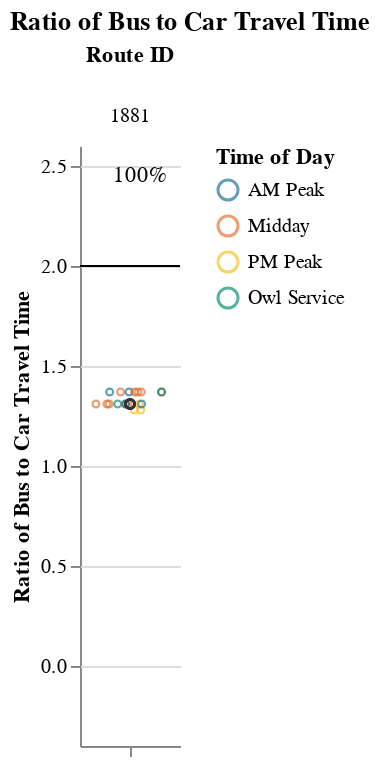
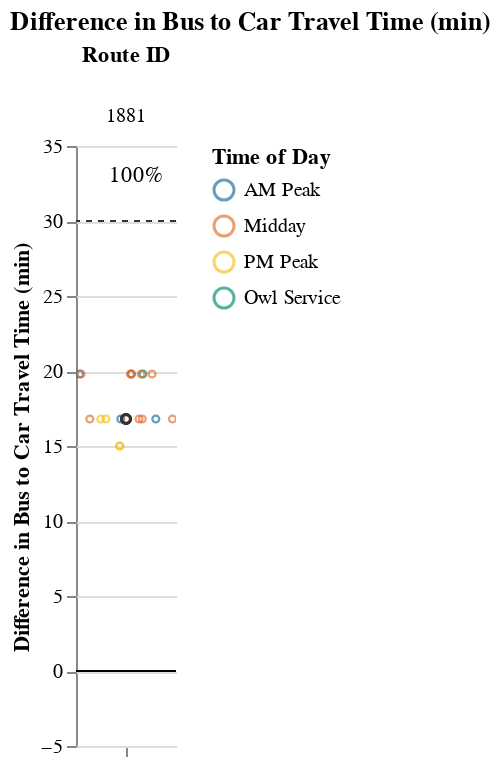

The notebook cell these images were saved under, in order:
### Markdown cell above
### Medium Routes (1-1.5 hrs)

### Code cell
route_group = "medium"
try:
    display_charts_for_route_group(df, route_group)
except:
    print("No routes meet this criteria.")

### Figure 1 — Vega-Lite specification as saved in the notebook (floating-point values rounded to 4 significant figures)
{"config": {"view": {"continuousWidth": 400, "continuousHeight": 300, "stroke": null}, "facet": {"spacing": 0}}, "data": {"name": "data-cc1e986a2fa55347c749879d06a5e259"}, "facet": {"column": {"field": "route_id", "sort": ["1881"], "title": "Route ID", "type": "nominal"}}, "spec": {"layer": [{"mark": "rule", "encoding": {"color": {"value": "black"}, "y": {"field": "cutoff", "type": "quantitative"}}, "selection": {"selector001": {"type": "interval", "bind": "scales", "encodings": ["x", "y"]}}}, {"mark": {"type": "point", "opacity": 0.65, "size": 12, "strokeWidth": 1.1}, "encoding": {"color": {"field": "time_of_day", "scale": {"range": ["#136C97", "#E16B26", "#F6BF16", "#00896B", "#7790A3", "#5B559C"]}, "sort": ["AM Peak", "Midday", "PM Peak", "Owl Service"], "title": "Time of Day", "type": "nominal"}, "tooltip": [{"field": "route_id", "type": "nominal"}, {"field": "trip_id", "type": "nominal"}, {"field": "service_hours", "type": "quantitative"}, {"field": "car_duration_hours", "type": "quantitative"}, {"field": "bus_multiplier", "type": "quantitative"}, {"field": "bus_difference", "type": "quantitative"}, {"field": "num_trips", "type": "quantitative"}, {"field": "num_competitive", "type": "quantitative"}, {"field": "pct_trips_competitive", "type": "quantitative"}, {"field": "p25", "type": "quantitative"}, {"field": "p50", "type": "quantitative"}, {"field": "p75", "type": "quantitative"}], "x": {"axis": {"grid": false, "labels": false, "ticks": true, "values": [0]}, "field": "jitter", "scale": {}, "title": null, "type": "quantitative"}, "y": {"field": "bus_multiplier", "scale": {"domain": [-0.25, 2.5]}, "title": "Ratio of Bus to Car Travel Time", "type": "quantitative"}}, "transform": [{"calculate": "sqrt(-2*log(random()))*cos(2*PI*random())", "as": "jitter"}], "width": 50}, {"layer": [{"mark": {"type": "point", "opacity": 0.6, "size": 20, "strokeWidth": 1.3}, "encoding": {"color": {"value": "#323434"}, "y": {"field": "bus_multiplier", "type": "quantitative"}}, "transform": [{"filter": "(datum.p50_trip === 1)"}]}, {"mark": {"type": "text", "align": "center", "baseline": "middle"}, "encoding": {"color": {"value": "black"}, "text": {"field": "pct_trips_competitive", "format": ".0%", "type": "quantitative"}, "tooltip": [{"field": "route_id", "type": "nominal"}, {"field": "trip_id", "type": "nominal"}, {"field": "service_hours", "type": "quantitative"}, {"field": "car_duration_hours", "type": "quantitative"}, {"field": "bus_multiplier", "type": "quantitative"}, {"field": "bus_difference", "type": "quantitative"}, {"field": "num_trips", "type": "quantitative"}, {"field": "num_competitive", "type": "quantitative"}, {"field": "pct_trips_competitive", "type": "quantitative"}, {"field": "p25", "type": "quantitative"}, {"field": "p50", "type": "quantitative"}, {"field": "p75", "type": "quantitative"}], "x": {"value": 30}, "y": {"value": 15}}, "transform": [{"calculate": "sqrt(-2*log(random()))*cos(2*PI*random())", "as": "jitter"}, {"filter": "(datum.fastest_trip === 1)"}]}]}]}, "resolve": {"scale": {"y": "shared"}}, "title": "Ratio of Bus to Car Travel Time", "$schema": "https://vega.github.io/schema/vega-lite/v4.17.0.json", "datasets": {"data-cc1e986a2fa55347c749879d06a5e259": [{"calitp_itp_id": 343, "trip_key": 7516215431355909309, "trip_id": "t_1963129_b_33141_tn_0", "shape_id": "p_1303793", "route_id": "1881", "service_hours": 1.15, "trip_first_departure_ts": 63900, "trip_last_arrival_ts": 68040, "departure_hour": 17, "time_of_day": "PM Peak", "p25": 1.18, "p50": 1.18, "p75": 1.23, "p50_trip": 0, "fastest_trip": 0, "car_duration_hours": 0.9, "competitive_route": 1, "bus_multiplier": 1.28, "bus_difference": 15.0, "num_trips": 20, "num_competitive": 20, "pct_trips_competitive": 1.0, "bus_difference_spread": 4.8, "route_group": "medium", "max_trip_hrs": 1.23, "max_trip_route_group": 1.25, "name": "Transit Joint Powers Authority for Merced County", "caltrans_district": "10 - Stockton", "drmt_organization_name": null, "cutoff2": 30, "cutoff": 2}, {"calitp_itp_id": 343, "trip_key": -9179148727592923166, "trip_id": "t_1963130_b_33141_tn_0", "shape_id": "p_1303793", "route_id": "1881", "service_hours": 1.15, "trip_first_departure_ts": 70200, "trip_last_arrival_ts": 74340, "departure_hour": 19, "time_of_day": "PM Peak", "p25": 1.18, "p50": 1.18, "p75": 1.23, "p50_trip": 0, "fastest_trip": 1, "car_duration_hours": 0.9, "competitive_route": 1, "bus_multiplier": 1.28, "bus_difference": 15.0, "num_trips": 20, "num_competitive": 20, "pct_trips_competitive": 1.0, "bus_difference_spread": 4.8, "route_group": "medium", "max_trip_hrs": 1.23, "max_trip_route_group": 1.25, "name": "Transit Joint Powers Authority for Merced County", "caltrans_district": "10 - Stockton", "drmt_organization_name": null, "cutoff2": 30, "cutoff": 2}, {"calitp_itp_id": 343, "trip_key": 5381214985750226954, "trip_id": "t_1963141_b_33141_tn_0", "shape_id": "p_1303791", "route_id": "1881", "service_hours": 1.18, "trip_first_departure_ts": 65040, "trip_last_arrival_ts": 69300, "departure_hour": 18, "time_of_day": "PM Peak", "p25": 1.18, "p50": 1.18, "p75": 1.23, "p50_trip": 1, "fastest_trip": 0, "car_duration_hours": 0.9, "competitive_route": 1, "bus_multiplier": 1.31, "bus_difference": 16.8, "num_trips": 20, "num_competitive": 20, "pct_trips_competitive": 1.0, "bus_difference_spread": 4.8, "route_group": "medium", "max_trip_hrs": 1.23, "max_trip_route_group": 1.25, "name": "Transit Joint Powers Authority for Merced County", "caltrans_district": "10 - Stockton", "drmt_organization_name": null, "cutoff2": 30, "cutoff": 2}, {"calitp_itp_id": 343, "trip_key": 5286043343502123648, "trip_id": "t_1963133_b_33141_tn_0", "shape_id": "p_1303791", "route_id": "1881", "service_hours": 1.18, "trip_first_departure_ts": 21840, "trip_last_arrival_ts": 26100, "departure_hour": 6, "time_of_day": "Owl Service", "p25": 1.18, "p50": 1.18, "p75": 1.23, "p50_trip": 1, "fastest_trip": 0, "car_duration_hours": 0.9, "competitive_route": 1, "bus_multiplier": 1.31, "bus_difference": 16.8, "num_trips": 20, "num_competitive": 20, "pct_trips_competitive": 1.0, "bus_difference_spread": 4.8, "route_group": "medium", "max_trip_hrs": 1.23, "max_trip_route_group": 1.25, "name": "Transit Joint Powers Authority for Merced County", "caltrans_district": "10 - Stockton", "drmt_organization_name": null, "cutoff2": 30, "cutoff": 2}, {"calitp_itp_id": 343, "trip_key": -3118253142166864359, "trip_id": "t_1963139_b_33141_tn_0", "shape_id": "p_1303791", "route_id": "1881", "service_hours": 1.18, "trip_first_departure_ts": 54240, "trip_last_arrival_ts": 58500, "departure_hour": 15, "time_of_day": "Midday", "p25": 1.18, "p50": 1.18, "p75": 1.23, "p50_trip": 1, "fastest_trip": 0, "car_duration_hours": 0.9, "competitive_route": 1, "bus_multiplier": 1.31, "bus_difference": 16.8, "num_trips": 20, "num_competitive": 20, "pct_trips_competitive": 1.0, "bus_difference_spread": 4.8, "route_group": "medium", "max_trip_hrs": 1.23, "max_trip_route_group": 1.25, "name": "Transit Joint Powers Authority for Merced County", "caltrans_district": "10 - Stockton", "drmt_organization_name": null, "cutoff2": 30, "cutoff": 2}, {"calitp_itp_id": 343, "trip_key": -6539832337695123663, "trip_id": "t_1963134_b_33141_tn_0", "shape_id": "p_1303791", "route_id": "1881", "service_hours": 1.18, "trip_first_departure_ts": 38940, "trip_last_arrival_ts": 43200, "departure_hour": 10, "time_of_day": "Midday", "p25": 1.18, "p50": 1.18, "p75": 1.23, "p50_trip": 1, "fastest_trip": 0, "car_duration_hours": 0.9, "competitive_route": 1, "bus_multiplier": 1.31, "bus_difference": 16.8, "num_trips": 20, "num_competitive": 20, "pct_trips_competitive": 1.0, "bus_difference_spread": 4.8, "route_group": "medium", "max_trip_hrs": 1.23, "max_trip_route_group": 1.25, "name": "Transit Joint Powers Authority for Merced County", "caltrans_district": "10 - Stockton", "drmt_organization_name": null, "cutoff2": 30, "cutoff": 2}, {"calitp_itp_id": 343, "trip_key": 6122250569749720475, "trip_id": "t_1963142_b_33141_tn_0", "shape_id": "p_1303791", "route_id": "1881", "service_hours": 1.18, "trip_first_departure_ts": 68580, "trip_last_arrival_ts": 72840, "departure_hour": 19, "time_of_day": "PM Peak", "p25": 1.18, "p50": 1.18, "p75": 1.23, "p50_trip": 1, "fastest_trip": 0, "car_duration_hours": 0.9, "competitive_route": 1, "bus_multiplier": 1.31, "bus_difference": 16.8, "num_trips": 20, "num_competitive": 20, "pct_trips_competitive": 1.0, "bus_difference_spread": 4.8, "route_group": "medium", "max_trip_hrs": 1.23, "max_trip_route_group": 1.25, "name": "Transit Joint Powers Authority for Merced County", "caltrans_district": "10 - Stockton", "drmt_organization_name": null, "cutoff2": 30, "cutoff": 2}, {"calitp_itp_id": 343, "trip_key": 2683520550618393728, "trip_id": "t_1963138_b_33141_tn_0", "shape_id": "p_1303791", "route_id": "1881", "service_hours": 1.18, "trip_first_departure_ts": 48840, "trip_last_arrival_ts": 53100, "departure_hour": 13, "time_of_day": "Midday", "p25": 1.18, "p50": 1.18, "p75": 1.23, "p50_trip": 1, "fastest_trip": 0, "car_duration_hours": 0.9, "competitive_route": 1, "bus_multiplier": 1.31, "bus_difference": 16.8, "num_trips": 20, "num_competitive": 20, "pct_trips_competitive": 1.0, "bus_difference_spread": 4.8, "route_group": "medium", "max_trip_hrs": 1.23, "max_trip_route_group": 1.25, "name": "Transit Joint Powers Authority for Merced County", "caltrans_district": "10 - Stockton", "drmt_organization_name": null, "cutoff2": 30, "cutoff": 2}, {"calitp_itp_id": 343, "trip_key": 3284257985366143338, "trip_id": "t_1963136_b_33141_tn_0", "shape_id": "p_1303791", "route_id": "1881", "service_hours": 1.18, "trip_first_departure_ts": 32640, "trip_last_arrival_ts": 36900, "departure_hour": 9, "time_of_day": "AM Peak", "p25": 1.18, "p50": 1.18, "p75": 1.23, "p50_trip": 1, "fastest_trip": 0, "car_duration_hours": 0.9, "competitive_route": 1, "bus_multiplier": 1.31, "bus_difference": 16.8, "num_trips": 20, "num_competitive": 20, "pct_trips_competitive": 1.0, "bus_difference_spread": 4.8, "route_group": "medium", "max_trip_hrs": 1.23, "max_trip_route_group": 1.25, "name": "Transit Joint Powers Authority for Merced County", "caltrans_district": "10 - Stockton", "drmt_organization_name": null, "cutoff2": 30, "cutoff": 2}, {"calitp_itp_id": 343, "trip_key": -6607512870610324607, "trip_id": "t_1963140_b_33141_tn_0", "shape_id": "p_1303791", "route_id": "1881", "service_hours": 1.18, "trip_first_departure_ts": 59640, "trip_last_arrival_ts": 63900, "departure_hour": 16, "time_of_day": "Midday", "p25": 1.18, "p50": 1.18, "p75": 1.23, "p50_trip": 1, "fastest_trip": 0, "car_duration_hours": 0.9, "competitive_route": 1, "bus_multiplier": 1.31, "bus_difference": 16.8, "num_trips": 20, "num_competitive": 20, "pct_trips_competitive": 1.0, "bus_difference_spread": 4.8, "route_group": "medium", "max_trip_hrs": 1.23, "max_trip_route_group": 1.25, "name": "Transit Joint Powers Authority for Merced County", "caltrans_district": "10 - Stockton", "drmt_organization_name": null, "cutoff2": 30, "cutoff": 2}, {"calitp_itp_id": 343, "trip_key": 7077916178314187876, "trip_id": "t_1963135_b_33141_tn_0", "shape_id": "p_1303791", "route_id": "1881", "service_hours": 1.18, "trip_first_departure_ts": 29040, "trip_last_arrival_ts": 33300, "departure_hour": 8, "time_of_day": "AM Peak", "p25": 1.18, "p50": 1.18, "p75": 1.23, "p50_trip": 1, "fastest_trip": 0, "car_duration_hours": 0.9, "competitive_route": 1, "bus_multiplier": 1.31, "bus_difference": 16.8, "num_trips": 20, "num_competitive": 20, "pct_trips_competitive": 1.0, "bus_difference_spread": 4.8, "route_group": "medium", "max_trip_hrs": 1.23, "max_trip_route_group": 1.25, "name": "Transit Joint Powers Authority for Merced County", "caltrans_district": "10 - Stockton", "drmt_organization_name": null, "cutoff2": 30, "cutoff": 2}, {"calitp_itp_id": 343, "trip_key": 1642406009089055462, "trip_id": "t_1963137_b_33141_tn_0", "shape_id": "p_1303791", "route_id": "1881", "service_hours": 1.18, "trip_first_departure_ts": 43440, "trip_last_arrival_ts": 47700, "departure_hour": 12, "time_of_day": "Midday", "p25": 1.18, "p50": 1.18, "p75": 1.23, "p50_trip": 1, "fastest_trip": 0, "car_duration_hours": 0.9, "competitive_route": 1, "bus_multiplier": 1.31, "bus_difference": 16.8, "num_trips": 20, "num_competitive": 20, "pct_trips_competitive": 1.0, "bus_difference_spread": 4.8, "route_group": "medium", "max_trip_hrs": 1.23, "max_trip_route_group": 1.25, "name": "Transit Joint Powers Authority for Merced County", "caltrans_district": "10 - Stockton", "drmt_organization_name": null, "cutoff2": 30, "cutoff": 2}, {"calitp_itp_id": 343, "trip_key": -4440352420161409541, "trip_id": "t_1963126_b_33141_tn_0", "shape_id": "p_1303788", "route_id": "1881", "service_hours": 1.23, "trip_first_departure_ts": 33300, "trip_last_arrival_ts": 37740, "departure_hour": 9, "time_of_day": "AM Peak", "p25": 1.18, "p50": 1.18, "p75": 1.23, "p50_trip": 0, "fastest_trip": 0, "car_duration_hours": 0.9, "competitive_route": 1, "bus_multiplier": 1.37, "bus_difference": 19.8, "num_trips": 20, "num_competitive": 20, "pct_trips_competitive": 1.0, "bus_difference_spread": 4.8, "route_group": "medium", "max_trip_hrs": 1.23, "max_trip_route_group": 1.25, "name": "Transit Joint Powers Authority for Merced County", "caltrans_district": "10 - Stockton", "drmt_organization_name": null, "cutoff2": 30, "cutoff": 2}, {"calitp_itp_id": 343, "trip_key": 4330130170498142458, "trip_id": "t_1963124_b_33141_tn_0", "shape_id": "p_1303788", "route_id": "1881", "service_hours": 1.23, "trip_first_departure_ts": 48600, "trip_last_arrival_ts": 53040, "departure_hour": 13, "time_of_day": "Midday", "p25": 1.18, "p50": 1.18, "p75": 1.23, "p50_trip": 0, "fastest_trip": 0, "car_duration_hours": 0.9, "competitive_route": 1, "bus_multiplier": 1.37, "bus_difference": 19.8, "num_trips": 20, "num_competitive": 20, "pct_trips_competitive": 1.0, "bus_difference_spread": 4.8, "route_group": "medium", "max_trip_hrs": 1.23, "max_trip_route_group": 1.25, "name": "Transit Joint Powers Authority for Merced County", "caltrans_district": "10 - Stockton", "drmt_organization_name": null, "cutoff2": 30, "cutoff": 2}, {"calitp_itp_id": 343, "trip_key": -1448756516359851733, "trip_id": "t_1963131_b_33141_tn_0", "shape_id": "p_1303788", "route_id": "1881", "service_hours": 1.23, "trip_first_departure_ts": 27000, "trip_last_arrival_ts": 31440, "departure_hour": 7, "time_of_day": "AM Peak", "p25": 1.18, "p50": 1.18, "p75": 1.23, "p50_trip": 0, "fastest_trip": 0, "car_duration_hours": 0.9, "competitive_route": 1, "bus_multiplier": 1.37, "bus_difference": 19.8, "num_trips": 20, "num_competitive": 20, "pct_trips_competitive": 1.0, "bus_difference_spread": 4.8, "route_group": "medium", "max_trip_hrs": 1.23, "max_trip_route_group": 1.25, "name": "Transit Joint Powers Authority for Merced County", "caltrans_district": "10 - Stockton", "drmt_organization_name": null, "cutoff2": 30, "cutoff": 2}, {"calitp_itp_id": 343, "trip_key": 2839669944368947609, "trip_id": "t_1963125_b_33141_tn_0", "shape_id": "p_1303788", "route_id": "1881", "service_hours": 1.23, "trip_first_departure_ts": 59400, "trip_last_arrival_ts": 63840, "departure_hour": 16, "time_of_day": "Midday", "p25": 1.18, "p50": 1.18, "p75": 1.23, "p50_trip": 0, "fastest_trip": 0, "car_duration_hours": 0.9, "competitive_route": 1, "bus_multiplier": 1.37, "bus_difference": 19.8, "num_trips": 20, "num_competitive": 20, "pct_trips_competitive": 1.0, "bus_difference_spread": 4.8, "route_group": "medium", "max_trip_hrs": 1.23, "max_trip_route_group": 1.25, "name": "Transit Joint Powers Authority for Merced County", "caltrans_district": "10 - Stockton", "drmt_organization_name": null, "cutoff2": 30, "cutoff": 2}, {"calitp_itp_id": 343, "trip_key": -2346356644846226611, "trip_id": "t_1963123_b_33141_tn_0", "shape_id": "p_1303788", "route_id": "1881", "service_hours": 1.23, "trip_first_departure_ts": 37800, "trip_last_arrival_ts": 42240, "departure_hour": 10, "time_of_day": "Midday", "p25": 1.18, "p50": 1.18, "p75": 1.23, "p50_trip": 0, "fastest_trip": 0, "car_duration_hours": 0.9, "competitive_route": 1, "bus_multiplier": 1.37, "bus_difference": 19.8, "num_trips": 20, "num_competitive": 20, "pct_trips_competitive": 1.0, "bus_difference_spread": 4.8, "route_group": "medium", "max_trip_hrs": 1.23, "max_trip_route_group": 1.25, "name": "Transit Joint Powers Authority for Merced County", "caltrans_district": "10 - Stockton", "drmt_organization_name": null, "cutoff2": 30, "cutoff": 2}, {"calitp_itp_id": 343, "trip_key": 8313034551470198749, "trip_id": "t_1963128_b_33141_tn_0", "shape_id": "p_1303788", "route_id": "1881", "service_hours": 1.23, "trip_first_departure_ts": 54000, "trip_last_arrival_ts": 58440, "departure_hour": 15, "time_of_day": "Midday", "p25": 1.18, "p50": 1.18, "p75": 1.23, "p50_trip": 0, "fastest_trip": 0, "car_duration_hours": 0.9, "competitive_route": 1, "bus_multiplier": 1.37, "bus_difference": 19.8, "num_trips": 20, "num_competitive": 20, "pct_trips_competitive": 1.0, "bus_difference_spread": 4.8, "route_group": "medium", "max_trip_hrs": 1.23, "max_trip_route_group": 1.25, "name": "Transit Joint Powers Authority for Merced County", "caltrans_district": "10 - Stockton", "drmt_organization_name": null, "cutoff2": 30, "cutoff": 2}, {"calitp_itp_id": 343, "trip_key": -5484133089713109700, "trip_id": "t_1963132_b_33141_tn_0", "shape_id": "p_1303788", "route_id": "1881", "service_hours": 1.23, "trip_first_departure_ts": 23400, "trip_last_arrival_ts": 27840, "departure_hour": 6, "time_of_day": "Owl Service", "p25": 1.18, "p50": 1.18, "p75": 1.23, "p50_trip": 0, "fastest_trip": 0, "car_duration_hours": 0.9, "competitive_route": 1, "bus_multiplier": 1.37, "bus_difference": 19.8, "num_trips": 20, "num_competitive": 20, "pct_trips_competitive": 1.0, "bus_difference_spread": 4.8, "route_group": "medium", "max_trip_hrs": 1.23, "max_trip_route_group": 1.25, "name": "Transit Joint Powers Authority for Merced County", "caltrans_district": "10 - Stockton", "drmt_organization_name": null, "cutoff2": 30, "cutoff": 2}, {"calitp_itp_id": 343, "trip_key": -8923446581115531070, "trip_id": "t_1963127_b_33141_tn_0", "shape_id": "p_1303788", "route_id": "1881", "service_hours": 1.23, "trip_first_departure_ts": 43200, "trip_last_arrival_ts": 47640, "departure_hour": 12, "time_of_day": "Midday", "p25": 1.18, "p50": 1.18, "p75": 1.23, "p50_trip": 0, "fastest_trip": 0, "car_duration_hours": 0.9, "competitive_route": 1, "bus_multiplier": 1.37, "bus_difference": 19.8, "num_trips": 20, "num_competitive": 20, "pct_trips_competitive": 1.0, "bus_difference_spread": 4.8, "route_group": "medium", "max_trip_hrs": 1.23, "max_trip_route_group": 1.25, "name": "Transit Joint Powers Authority for Merced County", "caltrans_district": "10 - Stockton", "drmt_organization_name": null, "cutoff2": 30, "cutoff": 2}]}}

### Figure 2 — Vega-Lite specification as saved in the notebook (floating-point values rounded to 4 significant figures)
{"config": {"view": {"continuousWidth": 400, "continuousHeight": 300, "stroke": null}, "facet": {"spacing": 0}}, "data": {"name": "data-f8d88f8abe6cd7e281fe68130595a367"}, "facet": {"column": {"field": "route_id", "sort": ["1881"], "title": "Route ID", "type": "nominal"}}, "spec": {"layer": [{"mark": "rule", "encoding": {"color": {"value": "black"}, "y": {"field": "cutoff", "type": "quantitative"}}, "selection": {"selector002": {"type": "interval", "bind": "scales", "encodings": ["x", "y"]}}}, {"mark": {"type": "rule", "strokeDash": [3, 3]}, "encoding": {"color": {"value": "#323434"}, "y": {"field": "cutoff2", "type": "quantitative"}}}, {"mark": {"type": "point", "opacity": 0.65, "size": 12, "strokeWidth": 1.1}, "encoding": {"color": {"field": "time_of_day", "scale": {"range": ["#136C97", "#E16B26", "#F6BF16", "#00896B", "#7790A3", "#5B559C"]}, "sort": ["AM Peak", "Midday", "PM Peak", "Owl Service"], "title": "Time of Day", "type": "nominal"}, "tooltip": [{"field": "route_id", "type": "nominal"}, {"field": "trip_id", "type": "nominal"}, {"field": "service_hours", "type": "quantitative"}, {"field": "car_duration_hours", "type": "quantitative"}, {"field": "bus_multiplier", "type": "quantitative"}, {"field": "bus_difference", "type": "quantitative"}, {"field": "num_trips", "type": "quantitative"}, {"field": "num_competitive", "type": "quantitative"}, {"field": "pct_trips_competitive", "type": "quantitative"}, {"field": "p25", "type": "quantitative"}, {"field": "p50", "type": "quantitative"}, {"field": "p75", "type": "quantitative"}], "x": {"axis": {"grid": false, "labels": false, "ticks": true, "values": [0]}, "field": "jitter", "scale": {}, "title": null, "type": "quantitative"}, "y": {"field": "bus_difference", "scale": {"domain": [-5, 35.0]}, "title": "Difference in Bus to Car Travel Time (min)", "type": "quantitative"}}, "transform": [{"calculate": "sqrt(-2*log(random()))*cos(2*PI*random())", "as": "jitter"}], "width": 50}, {"layer": [{"mark": {"type": "point", "opacity": 0.6, "size": 20, "strokeWidth": 1.3}, "encoding": {"color": {"value": "#323434"}, "y": {"field": "bus_difference", "type": "quantitative"}}, "transform": [{"filter": "(datum.p50_trip === 1)"}]}, {"mark": {"type": "text", "align": "center", "baseline": "middle"}, "encoding": {"color": {"value": "black"}, "text": {"field": "pct_trips_competitive", "format": ".0%", "type": "quantitative"}, "tooltip": [{"field": "route_id", "type": "nominal"}, {"field": "trip_id", "type": "nominal"}, {"field": "service_hours", "type": "quantitative"}, {"field": "car_duration_hours", "type": "quantitative"}, {"field": "bus_multiplier", "type": "quantitative"}, {"field": "bus_difference", "type": "quantitative"}, {"field": "num_trips", "type": "quantitative"}, {"field": "num_competitive", "type": "quantitative"}, {"field": "pct_trips_competitive", "type": "quantitative"}, {"field": "p25", "type": "quantitative"}, {"field": "p50", "type": "quantitative"}, {"field": "p75", "type": "quantitative"}], "x": {"value": 30}, "y": {"value": 15}}, "transform": [{"calculate": "sqrt(-2*log(random()))*cos(2*PI*random())", "as": "jitter"}, {"filter": "(datum.fastest_trip === 1)"}]}]}]}, "resolve": {"scale": {"y": "shared"}}, "title": "Difference in Bus to Car Travel Time (min)", "$schema": "https://vega.github.io/schema/vega-lite/v4.17.0.json", "datasets": {"data-f8d88f8abe6cd7e281fe68130595a367": [{"calitp_itp_id": 343, "trip_key": 7516215431355909309, "trip_id": "t_1963129_b_33141_tn_0", "shape_id": "p_1303793", "route_id": "1881", "service_hours": 1.15, "trip_first_departure_ts": 63900, "trip_last_arrival_ts": 68040, "departure_hour": 17, "time_of_day": "PM Peak", "p25": 1.18, "p50": 1.18, "p75": 1.23, "p50_trip": 0, "fastest_trip": 0, "car_duration_hours": 0.9, "competitive_route": 1, "bus_multiplier": 1.28, "bus_difference": 15.0, "num_trips": 20, "num_competitive": 20, "pct_trips_competitive": 1.0, "bus_difference_spread": 4.8, "route_group": "medium", "max_trip_hrs": 1.23, "max_trip_route_group": 1.25, "name": "Transit Joint Powers Authority for Merced County", "caltrans_district": "10 - Stockton", "drmt_organization_name": null, "cutoff2": 30, "cutoff": 0}, {"calitp_itp_id": 343, "trip_key": -9179148727592923166, "trip_id": "t_1963130_b_33141_tn_0", "shape_id": "p_1303793", "route_id": "1881", "service_hours": 1.15, "trip_first_departure_ts": 70200, "trip_last_arrival_ts": 74340, "departure_hour": 19, "time_of_day": "PM Peak", "p25": 1.18, "p50": 1.18, "p75": 1.23, "p50_trip": 0, "fastest_trip": 1, "car_duration_hours": 0.9, "competitive_route": 1, "bus_multiplier": 1.28, "bus_difference": 15.0, "num_trips": 20, "num_competitive": 20, "pct_trips_competitive": 1.0, "bus_difference_spread": 4.8, "route_group": "medium", "max_trip_hrs": 1.23, "max_trip_route_group": 1.25, "name": "Transit Joint Powers Authority for Merced County", "caltrans_district": "10 - Stockton", "drmt_organization_name": null, "cutoff2": 30, "cutoff": 0}, {"calitp_itp_id": 343, "trip_key": 5381214985750226954, "trip_id": "t_1963141_b_33141_tn_0", "shape_id": "p_1303791", "route_id": "1881", "service_hours": 1.18, "trip_first_departure_ts": 65040, "trip_last_arrival_ts": 69300, "departure_hour": 18, "time_of_day": "PM Peak", "p25": 1.18, "p50": 1.18, "p75": 1.23, "p50_trip": 1, "fastest_trip": 0, "car_duration_hours": 0.9, "competitive_route": 1, "bus_multiplier": 1.31, "bus_difference": 16.8, "num_trips": 20, "num_competitive": 20, "pct_trips_competitive": 1.0, "bus_difference_spread": 4.8, "route_group": "medium", "max_trip_hrs": 1.23, "max_trip_route_group": 1.25, "name": "Transit Joint Powers Authority for Merced County", "caltrans_district": "10 - Stockton", "drmt_organization_name": null, "cutoff2": 30, "cutoff": 0}, {"calitp_itp_id": 343, "trip_key": 5286043343502123648, "trip_id": "t_1963133_b_33141_tn_0", "shape_id": "p_1303791", "route_id": "1881", "service_hours": 1.18, "trip_first_departure_ts": 21840, "trip_last_arrival_ts": 26100, "departure_hour": 6, "time_of_day": "Owl Service", "p25": 1.18, "p50": 1.18, "p75": 1.23, "p50_trip": 1, "fastest_trip": 0, "car_duration_hours": 0.9, "competitive_route": 1, "bus_multiplier": 1.31, "bus_difference": 16.8, "num_trips": 20, "num_competitive": 20, "pct_trips_competitive": 1.0, "bus_difference_spread": 4.8, "route_group": "medium", "max_trip_hrs": 1.23, "max_trip_route_group": 1.25, "name": "Transit Joint Powers Authority for Merced County", "caltrans_district": "10 - Stockton", "drmt_organization_name": null, "cutoff2": 30, "cutoff": 0}, {"calitp_itp_id": 343, "trip_key": -3118253142166864359, "trip_id": "t_1963139_b_33141_tn_0", "shape_id": "p_1303791", "route_id": "1881", "service_hours": 1.18, "trip_first_departure_ts": 54240, "trip_last_arrival_ts": 58500, "departure_hour": 15, "time_of_day": "Midday", "p25": 1.18, "p50": 1.18, "p75": 1.23, "p50_trip": 1, "fastest_trip": 0, "car_duration_hours": 0.9, "competitive_route": 1, "bus_multiplier": 1.31, "bus_difference": 16.8, "num_trips": 20, "num_competitive": 20, "pct_trips_competitive": 1.0, "bus_difference_spread": 4.8, "route_group": "medium", "max_trip_hrs": 1.23, "max_trip_route_group": 1.25, "name": "Transit Joint Powers Authority for Merced County", "caltrans_district": "10 - Stockton", "drmt_organization_name": null, "cutoff2": 30, "cutoff": 0}, {"calitp_itp_id": 343, "trip_key": -6539832337695123663, "trip_id": "t_1963134_b_33141_tn_0", "shape_id": "p_1303791", "route_id": "1881", "service_hours": 1.18, "trip_first_departure_ts": 38940, "trip_last_arrival_ts": 43200, "departure_hour": 10, "time_of_day": "Midday", "p25": 1.18, "p50": 1.18, "p75": 1.23, "p50_trip": 1, "fastest_trip": 0, "car_duration_hours": 0.9, "competitive_route": 1, "bus_multiplier": 1.31, "bus_difference": 16.8, "num_trips": 20, "num_competitive": 20, "pct_trips_competitive": 1.0, "bus_difference_spread": 4.8, "route_group": "medium", "max_trip_hrs": 1.23, "max_trip_route_group": 1.25, "name": "Transit Joint Powers Authority for Merced County", "caltrans_district": "10 - Stockton", "drmt_organization_name": null, "cutoff2": 30, "cutoff": 0}, {"calitp_itp_id": 343, "trip_key": 6122250569749720475, "trip_id": "t_1963142_b_33141_tn_0", "shape_id": "p_1303791", "route_id": "1881", "service_hours": 1.18, "trip_first_departure_ts": 68580, "trip_last_arrival_ts": 72840, "departure_hour": 19, "time_of_day": "PM Peak", "p25": 1.18, "p50": 1.18, "p75": 1.23, "p50_trip": 1, "fastest_trip": 0, "car_duration_hours": 0.9, "competitive_route": 1, "bus_multiplier": 1.31, "bus_difference": 16.8, "num_trips": 20, "num_competitive": 20, "pct_trips_competitive": 1.0, "bus_difference_spread": 4.8, "route_group": "medium", "max_trip_hrs": 1.23, "max_trip_route_group": 1.25, "name": "Transit Joint Powers Authority for Merced County", "caltrans_district": "10 - Stockton", "drmt_organization_name": null, "cutoff2": 30, "cutoff": 0}, {"calitp_itp_id": 343, "trip_key": 2683520550618393728, "trip_id": "t_1963138_b_33141_tn_0", "shape_id": "p_1303791", "route_id": "1881", "service_hours": 1.18, "trip_first_departure_ts": 48840, "trip_last_arrival_ts": 53100, "departure_hour": 13, "time_of_day": "Midday", "p25": 1.18, "p50": 1.18, "p75": 1.23, "p50_trip": 1, "fastest_trip": 0, "car_duration_hours": 0.9, "competitive_route": 1, "bus_multiplier": 1.31, "bus_difference": 16.8, "num_trips": 20, "num_competitive": 20, "pct_trips_competitive": 1.0, "bus_difference_spread": 4.8, "route_group": "medium", "max_trip_hrs": 1.23, "max_trip_route_group": 1.25, "name": "Transit Joint Powers Authority for Merced County", "caltrans_district": "10 - Stockton", "drmt_organization_name": null, "cutoff2": 30, "cutoff": 0}, {"calitp_itp_id": 343, "trip_key": 3284257985366143338, "trip_id": "t_1963136_b_33141_tn_0", "shape_id": "p_1303791", "route_id": "1881", "service_hours": 1.18, "trip_first_departure_ts": 32640, "trip_last_arrival_ts": 36900, "departure_hour": 9, "time_of_day": "AM Peak", "p25": 1.18, "p50": 1.18, "p75": 1.23, "p50_trip": 1, "fastest_trip": 0, "car_duration_hours": 0.9, "competitive_route": 1, "bus_multiplier": 1.31, "bus_difference": 16.8, "num_trips": 20, "num_competitive": 20, "pct_trips_competitive": 1.0, "bus_difference_spread": 4.8, "route_group": "medium", "max_trip_hrs": 1.23, "max_trip_route_group": 1.25, "name": "Transit Joint Powers Authority for Merced County", "caltrans_district": "10 - Stockton", "drmt_organization_name": null, "cutoff2": 30, "cutoff": 0}, {"calitp_itp_id": 343, "trip_key": -6607512870610324607, "trip_id": "t_1963140_b_33141_tn_0", "shape_id": "p_1303791", "route_id": "1881", "service_hours": 1.18, "trip_first_departure_ts": 59640, "trip_last_arrival_ts": 63900, "departure_hour": 16, "time_of_day": "Midday", "p25": 1.18, "p50": 1.18, "p75": 1.23, "p50_trip": 1, "fastest_trip": 0, "car_duration_hours": 0.9, "competitive_route": 1, "bus_multiplier": 1.31, "bus_difference": 16.8, "num_trips": 20, "num_competitive": 20, "pct_trips_competitive": 1.0, "bus_difference_spread": 4.8, "route_group": "medium", "max_trip_hrs": 1.23, "max_trip_route_group": 1.25, "name": "Transit Joint Powers Authority for Merced County", "caltrans_district": "10 - Stockton", "drmt_organization_name": null, "cutoff2": 30, "cutoff": 0}, {"calitp_itp_id": 343, "trip_key": 7077916178314187876, "trip_id": "t_1963135_b_33141_tn_0", "shape_id": "p_1303791", "route_id": "1881", "service_hours": 1.18, "trip_first_departure_ts": 29040, "trip_last_arrival_ts": 33300, "departure_hour": 8, "time_of_day": "AM Peak", "p25": 1.18, "p50": 1.18, "p75": 1.23, "p50_trip": 1, "fastest_trip": 0, "car_duration_hours": 0.9, "competitive_route": 1, "bus_multiplier": 1.31, "bus_difference": 16.8, "num_trips": 20, "num_competitive": 20, "pct_trips_competitive": 1.0, "bus_difference_spread": 4.8, "route_group": "medium", "max_trip_hrs": 1.23, "max_trip_route_group": 1.25, "name": "Transit Joint Powers Authority for Merced County", "caltrans_district": "10 - Stockton", "drmt_organization_name": null, "cutoff2": 30, "cutoff": 0}, {"calitp_itp_id": 343, "trip_key": 1642406009089055462, "trip_id": "t_1963137_b_33141_tn_0", "shape_id": "p_1303791", "route_id": "1881", "service_hours": 1.18, "trip_first_departure_ts": 43440, "trip_last_arrival_ts": 47700, "departure_hour": 12, "time_of_day": "Midday", "p25": 1.18, "p50": 1.18, "p75": 1.23, "p50_trip": 1, "fastest_trip": 0, "car_duration_hours": 0.9, "competitive_route": 1, "bus_multiplier": 1.31, "bus_difference": 16.8, "num_trips": 20, "num_competitive": 20, "pct_trips_competitive": 1.0, "bus_difference_spread": 4.8, "route_group": "medium", "max_trip_hrs": 1.23, "max_trip_route_group": 1.25, "name": "Transit Joint Powers Authority for Merced County", "caltrans_district": "10 - Stockton", "drmt_organization_name": null, "cutoff2": 30, "cutoff": 0}, {"calitp_itp_id": 343, "trip_key": -4440352420161409541, "trip_id": "t_1963126_b_33141_tn_0", "shape_id": "p_1303788", "route_id": "1881", "service_hours": 1.23, "trip_first_departure_ts": 33300, "trip_last_arrival_ts": 37740, "departure_hour": 9, "time_of_day": "AM Peak", "p25": 1.18, "p50": 1.18, "p75": 1.23, "p50_trip": 0, "fastest_trip": 0, "car_duration_hours": 0.9, "competitive_route": 1, "bus_multiplier": 1.37, "bus_difference": 19.8, "num_trips": 20, "num_competitive": 20, "pct_trips_competitive": 1.0, "bus_difference_spread": 4.8, "route_group": "medium", "max_trip_hrs": 1.23, "max_trip_route_group": 1.25, "name": "Transit Joint Powers Authority for Merced County", "caltrans_district": "10 - Stockton", "drmt_organization_name": null, "cutoff2": 30, "cutoff": 0}, {"calitp_itp_id": 343, "trip_key": 4330130170498142458, "trip_id": "t_1963124_b_33141_tn_0", "shape_id": "p_1303788", "route_id": "1881", "service_hours": 1.23, "trip_first_departure_ts": 48600, "trip_last_arrival_ts": 53040, "departure_hour": 13, "time_of_day": "Midday", "p25": 1.18, "p50": 1.18, "p75": 1.23, "p50_trip": 0, "fastest_trip": 0, "car_duration_hours": 0.9, "competitive_route": 1, "bus_multiplier": 1.37, "bus_difference": 19.8, "num_trips": 20, "num_competitive": 20, "pct_trips_competitive": 1.0, "bus_difference_spread": 4.8, "route_group": "medium", "max_trip_hrs": 1.23, "max_trip_route_group": 1.25, "name": "Transit Joint Powers Authority for Merced County", "caltrans_district": "10 - Stockton", "drmt_organization_name": null, "cutoff2": 30, "cutoff": 0}, {"calitp_itp_id": 343, "trip_key": -1448756516359851733, "trip_id": "t_1963131_b_33141_tn_0", "shape_id": "p_1303788", "route_id": "1881", "service_hours": 1.23, "trip_first_departure_ts": 27000, "trip_last_arrival_ts": 31440, "departure_hour": 7, "time_of_day": "AM Peak", "p25": 1.18, "p50": 1.18, "p75": 1.23, "p50_trip": 0, "fastest_trip": 0, "car_duration_hours": 0.9, "competitive_route": 1, "bus_multiplier": 1.37, "bus_difference": 19.8, "num_trips": 20, "num_competitive": 20, "pct_trips_competitive": 1.0, "bus_difference_spread": 4.8, "route_group": "medium", "max_trip_hrs": 1.23, "max_trip_route_group": 1.25, "name": "Transit Joint Powers Authority for Merced County", "caltrans_district": "10 - Stockton", "drmt_organization_name": null, "cutoff2": 30, "cutoff": 0}, {"calitp_itp_id": 343, "trip_key": 2839669944368947609, "trip_id": "t_1963125_b_33141_tn_0", "shape_id": "p_1303788", "route_id": "1881", "service_hours": 1.23, "trip_first_departure_ts": 59400, "trip_last_arrival_ts": 63840, "departure_hour": 16, "time_of_day": "Midday", "p25": 1.18, "p50": 1.18, "p75": 1.23, "p50_trip": 0, "fastest_trip": 0, "car_duration_hours": 0.9, "competitive_route": 1, "bus_multiplier": 1.37, "bus_difference": 19.8, "num_trips": 20, "num_competitive": 20, "pct_trips_competitive": 1.0, "bus_difference_spread": 4.8, "route_group": "medium", "max_trip_hrs": 1.23, "max_trip_route_group": 1.25, "name": "Transit Joint Powers Authority for Merced County", "caltrans_district": "10 - Stockton", "drmt_organization_name": null, "cutoff2": 30, "cutoff": 0}, {"calitp_itp_id": 343, "trip_key": -2346356644846226611, "trip_id": "t_1963123_b_33141_tn_0", "shape_id": "p_1303788", "route_id": "1881", "service_hours": 1.23, "trip_first_departure_ts": 37800, "trip_last_arrival_ts": 42240, "departure_hour": 10, "time_of_day": "Midday", "p25": 1.18, "p50": 1.18, "p75": 1.23, "p50_trip": 0, "fastest_trip": 0, "car_duration_hours": 0.9, "competitive_route": 1, "bus_multiplier": 1.37, "bus_difference": 19.8, "num_trips": 20, "num_competitive": 20, "pct_trips_competitive": 1.0, "bus_difference_spread": 4.8, "route_group": "medium", "max_trip_hrs": 1.23, "max_trip_route_group": 1.25, "name": "Transit Joint Powers Authority for Merced County", "caltrans_district": "10 - Stockton", "drmt_organization_name": null, "cutoff2": 30, "cutoff": 0}, {"calitp_itp_id": 343, "trip_key": 8313034551470198749, "trip_id": "t_1963128_b_33141_tn_0", "shape_id": "p_1303788", "route_id": "1881", "service_hours": 1.23, "trip_first_departure_ts": 54000, "trip_last_arrival_ts": 58440, "departure_hour": 15, "time_of_day": "Midday", "p25": 1.18, "p50": 1.18, "p75": 1.23, "p50_trip": 0, "fastest_trip": 0, "car_duration_hours": 0.9, "competitive_route": 1, "bus_multiplier": 1.37, "bus_difference": 19.8, "num_trips": 20, "num_competitive": 20, "pct_trips_competitive": 1.0, "bus_difference_spread": 4.8, "route_group": "medium", "max_trip_hrs": 1.23, "max_trip_route_group": 1.25, "name": "Transit Joint Powers Authority for Merced County", "caltrans_district": "10 - Stockton", "drmt_organization_name": null, "cutoff2": 30, "cutoff": 0}, {"calitp_itp_id": 343, "trip_key": -5484133089713109700, "trip_id": "t_1963132_b_33141_tn_0", "shape_id": "p_1303788", "route_id": "1881", "service_hours": 1.23, "trip_first_departure_ts": 23400, "trip_last_arrival_ts": 27840, "departure_hour": 6, "time_of_day": "Owl Service", "p25": 1.18, "p50": 1.18, "p75": 1.23, "p50_trip": 0, "fastest_trip": 0, "car_duration_hours": 0.9, "competitive_route": 1, "bus_multiplier": 1.37, "bus_difference": 19.8, "num_trips": 20, "num_competitive": 20, "pct_trips_competitive": 1.0, "bus_difference_spread": 4.8, "route_group": "medium", "max_trip_hrs": 1.23, "max_trip_route_group": 1.25, "name": "Transit Joint Powers Authority for Merced County", "caltrans_district": "10 - Stockton", "drmt_organization_name": null, "cutoff2": 30, "cutoff": 0}, {"calitp_itp_id": 343, "trip_key": -8923446581115531070, "trip_id": "t_1963127_b_33141_tn_0", "shape_id": "p_1303788", "route_id": "1881", "service_hours": 1.23, "trip_first_departure_ts": 43200, "trip_last_arrival_ts": 47640, "departure_hour": 12, "time_of_day": "Midday", "p25": 1.18, "p50": 1.18, "p75": 1.23, "p50_trip": 0, "fastest_trip": 0, "car_duration_hours": 0.9, "competitive_route": 1, "bus_multiplier": 1.37, "bus_difference": 19.8, "num_trips": 20, "num_competitive": 20, "pct_trips_competitive": 1.0, "bus_difference_spread": 4.8, "route_group": "medium", "max_trip_hrs": 1.23, "max_trip_route_group": 1.25, "name": "Transit Joint Powers Authority for Merced County", "caltrans_district": "10 - Stockton", "drmt_organization_name": null, "cutoff2": 30, "cutoff": 0}]}}
